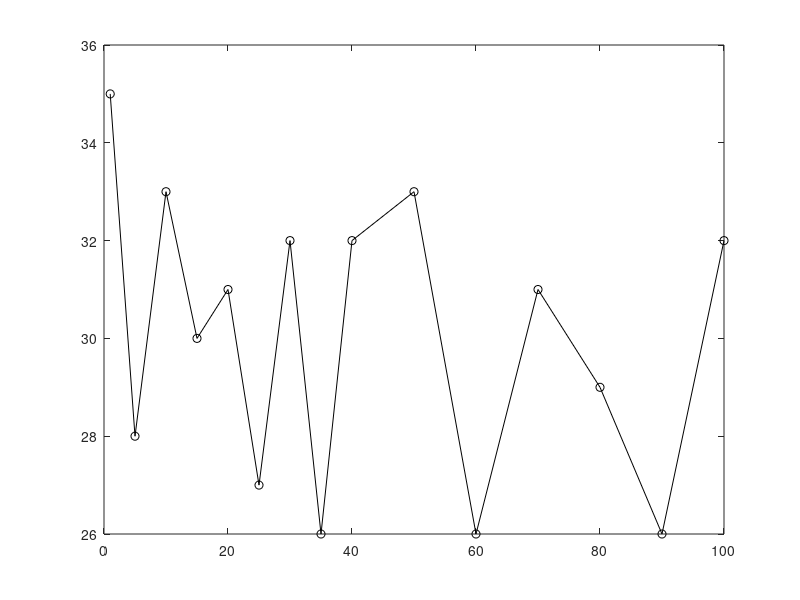

MATLAB code for this plot:
clear all

load burst_data_matrix_2;

eye_counter = 1;

for eye_3 = [1 5 10 15 20 25 30 35 40 50 60 70 80 90 100]
    
    
%     eye_counter_2 = 16; %delete
    
    
    for eye = 421:1080
        
        
        
        
%         %-------------------------------
%         if eye == eye_counter_2 
%             
%             eye = eye + 45;             %delete all
%             eye_counter_2 = eye_counter_2 + 60;
%             
%         end
        %-------------------------------
            
            
            
    
        if burst_data_matrix_2(eye, 10) == eye_3
            
            if burst_data_matrix_2(eye, 12) > 0
                
                sum_mat(eye) = 1;%burst_data_matrix_2(eye, 11);%= 1;%burst_data_matrix_2(eye, 12);
                
            else
                
                sum_mat(eye) = 0;
                
            end
            
        end
        
    end
    
    plot_mat(eye_counter) = sum(sum_mat);
    eye_counter = eye_counter + 1; 
  
    clear sum_mat
   
end

plot_mat_x = [1 5 10 15 20 25 30 35 40 50 60 70 80 90 100];

plot(plot_mat_x, plot_mat, 'ko-')
            
            
            
            
        
        